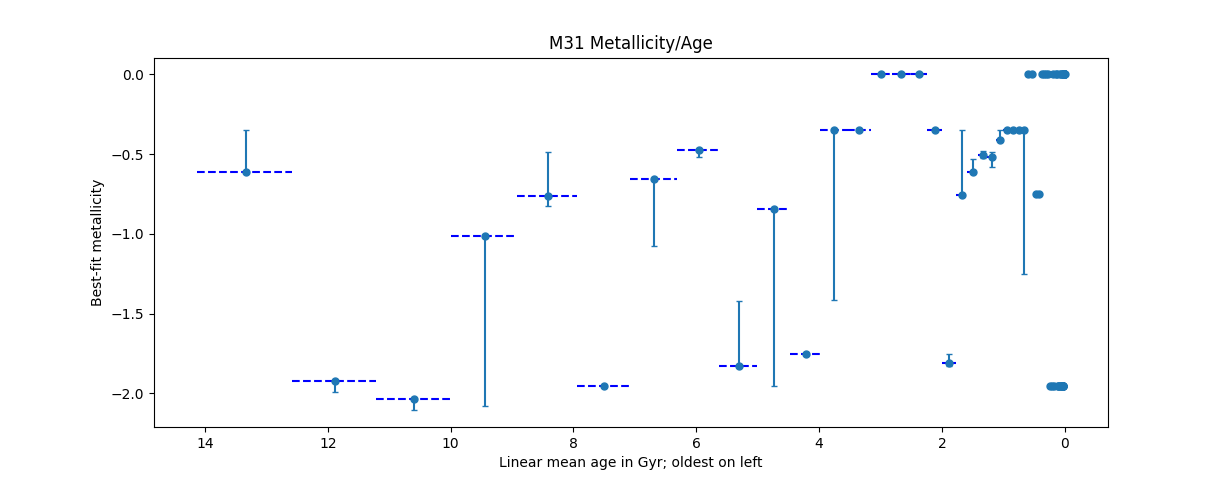

Source code (Python):
import matplotlib.pyplot as plt
import numpy as np

data = np.loadtxt("16730_M31-4985ne-2597_gst.zc", skiprows = 7)

mean_age = (data[:,0] + data[:,1])/2
age_endpt = data[:,0]
age_startpt = data[:,1]

linear_age_endpt = 10**age_endpt
LAE_gyr = linear_age_endpt / 1e9

linear_age_startpt = 10**age_startpt
LAS_gyr = linear_age_startpt / 1e9

linear_mean_age = 10**mean_age
LMA_gyr = linear_mean_age / (1e9)

metallicity = data[:,6]

errpos_met = data[:,7]
errpos_met[errpos_met < 0] = 0
errneg_met = data[:,8]
errneg_met[errneg_met < 0] = 0

verterr = np.array([errneg_met, errpos_met])

plt.hlines(metallicity,LAS_gyr, LAE_gyr, colors = 'blue', linestyle = '--')

plt.gca().invert_xaxis()


plt.errorbar(LMA_gyr, metallicity, yerr = verterr, fmt='o',
             markersize = 5, capsize = 2)

plt.xlabel("Linear mean age in Gyr; oldest on left")
plt.ylabel("Best-fit metallicity")
plt.title("M31 Metallicity/Age")


plt.show()
